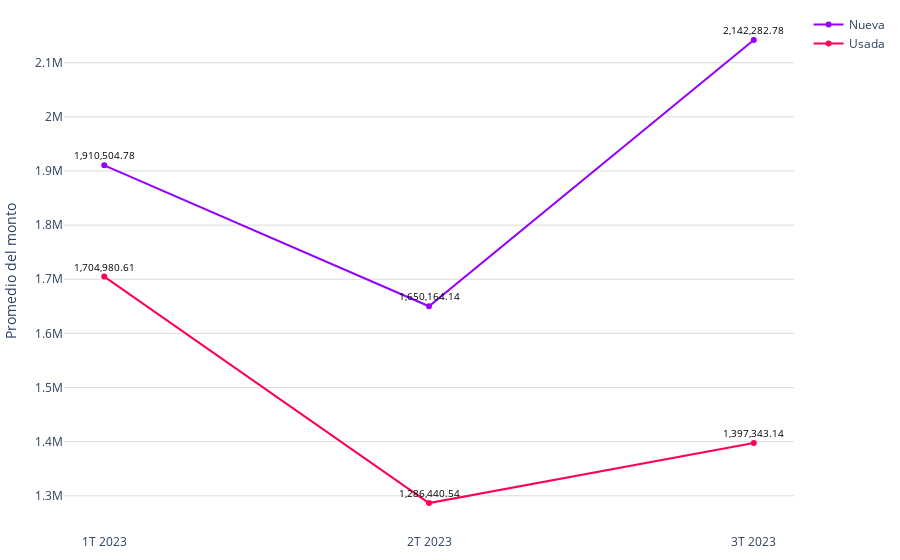

Source (notebook cell):
### Code cell
# Datos
trimestres = promedio_monto_por_modalidad_mes['trimestre']
modalidades = promedio_monto_por_modalidad_mes['modalidad']
promedios = promedio_monto_por_modalidad_mes['promedio']

# Limpiar las cadenas de promedio y convertirlas a números
promedios_limpios = [float(promedio.replace(',', '')) for promedio in promedios]

colors = ['#9500ff', '#ff0059']
fig = go.Figure()

# Agregar líneas para cada modalidad
for i, modalidad in enumerate(modalidades.unique()):
    df_modalidad = promedio_monto_por_modalidad_mes[promedio_monto_por_modalidad_mes['modalidad'] == modalidad]
    fig.add_trace(go.Scatter(
        x=df_modalidad['trimestre'],
        y=df_modalidad['promedio'].apply(lambda x: float(x.replace(',', ''))),  # Usar los promedios limpios
        mode='markers+lines',
        name=modalidad,
        line=dict(color=colors[i % len(colors)])  # Asignar colores a las líneas
    ))

fig.update_layout(
    #title='Promedio de valor de créditos para viviendas nuevas y usadas (2023)',
    #xaxis=dict(title='Trimestre'),
    yaxis=dict(title='Promedio del monto', gridcolor='#dddcda'),
    margin=dict(l=10, r=10, t=10, b=10),  # Ajusta los márgenes (left, right, top, bottom)
    plot_bgcolor='rgba(0,0,0,0)',  # Color de fondo del gráfico
)

# Agregar etiquetas de texto a los puntos
for trace in fig.data:
    df_modalidad = promedio_monto_por_modalidad_mes[promedio_monto_por_modalidad_mes['modalidad'] == trace.name]
    for i, point in enumerate(trace.y):
        fig.add_annotation(
            x=trace.x[i],
            y=point,
            text=f'{df_modalidad.iloc[i]["promedio"]}',
            showarrow=False,
            font=dict(color='black', size=10),
            yshift=10
        )

# Exportar gráfica como archivo HTML
def guardar_grafico_como_html(fig, nombre_archivo, carpeta='assets\graficas'):
    # Crear la carpeta si no existe
    if not os.path.exists(carpeta):
        os.makedirs(carpeta)
    
    # Gráfica como archivo HTML en la carpeta especificada
    pio.write_html(fig, f'{carpeta}/{nombre_archivo}.html')

guardar_grafico_como_html(fig, 'g_scatt_creditos_nuevausada_2023', carpeta='assets\graficas')
fig.show()

### Figure 1 — Plotly figure (JSON) as saved in the notebook; plotly's stock layout.template omitted (floating-point values rounded to 4 significant figures)
{"data": [{"line": {"color": "#9500ff"}, "mode": "markers+lines", "name": "Nueva", "type": "scatter", "x": ["1T 2023", "2T 2023", "3T 2023"], "y": [1911000.0, 1650000.0, 2142000.0]}, {"line": {"color": "#ff0059"}, "mode": "markers+lines", "name": "Usada", "type": "scatter", "x": ["1T 2023", "2T 2023", "3T 2023"], "y": [1705000.0, 1286000.0, 1397000.0]}], "layout": {"annotations": [{"font": {"color": "black", "size": 10}, "showarrow": false, "text": "1,910,504.78", "x": "1T 2023", "y": 1911000.0, "yshift": 10}, {"font": {"color": "black", "size": 10}, "showarrow": false, "text": "1,650,164.14", "x": "2T 2023", "y": 1650000.0, "yshift": 10}, {"font": {"color": "black", "size": 10}, "showarrow": false, "text": "2,142,282.78", "x": "3T 2023", "y": 2142000.0, "yshift": 10}, {"font": {"color": "black", "size": 10}, "showarrow": false, "text": "1,704,980.61", "x": "1T 2023", "y": 1705000.0, "yshift": 10}, {"font": {"color": "black", "size": 10}, "showarrow": false, "text": "1,286,440.54", "x": "2T 2023", "y": 1286000.0, "yshift": 10}, {"font": {"color": "black", "size": 10}, "showarrow": false, "text": "1,397,343.14", "x": "3T 2023", "y": 1397000.0, "yshift": 10}], "margin": {"b": 10, "l": 10, "r": 10, "t": 10}, "plot_bgcolor": "rgba(0,0,0,0)", "yaxis": {"gridcolor": "#dddcda", "title": {"text": "Promedio del monto"}}}}
